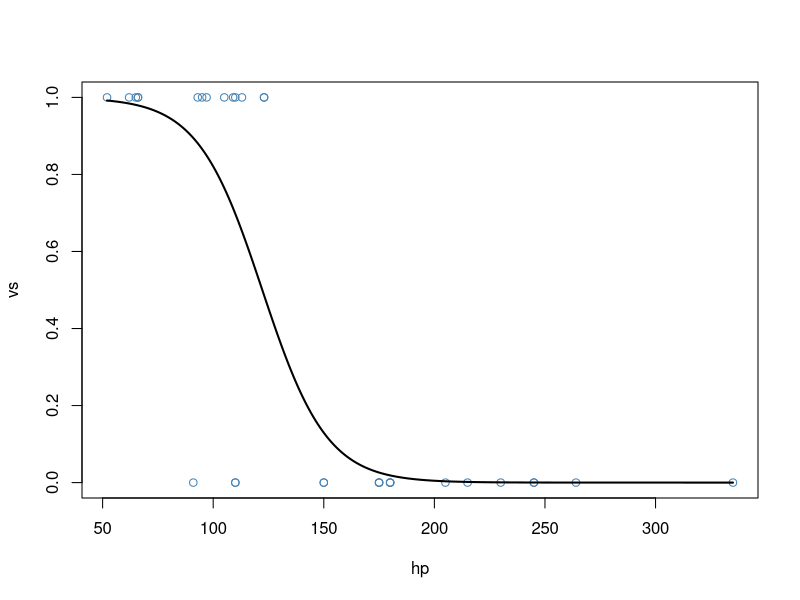

The R script that drew this image: (Note: this script raises an error after producing the figure.)
# Graficos de Curva Logistica

View(mtcars)

# Fit model
model <- glm(formula = vs ~ hp, data = mtcars, family = "binomial")

# New data with predictor variable
newdata <- data.frame(hp = seq(min(mtcars$hp), max(mtcars$hp), len=500))

# Add predicted values
newdata$vs <- predict(model, newdata, type = "response")

# plot logistic regression
plot(vs ~ hp, data=mtcars, col="steelblue")
lines(vs ~ hp, data=newdata, lwd = 2)

# Using ggplot
ggplot(data = mtcars, mapping = aes(x = hp, y = vs)) +
  geom_point(alpha = 0.5) +
  geom_smooth(method = "glm", se=F, method.args=list(family="binomial"))



